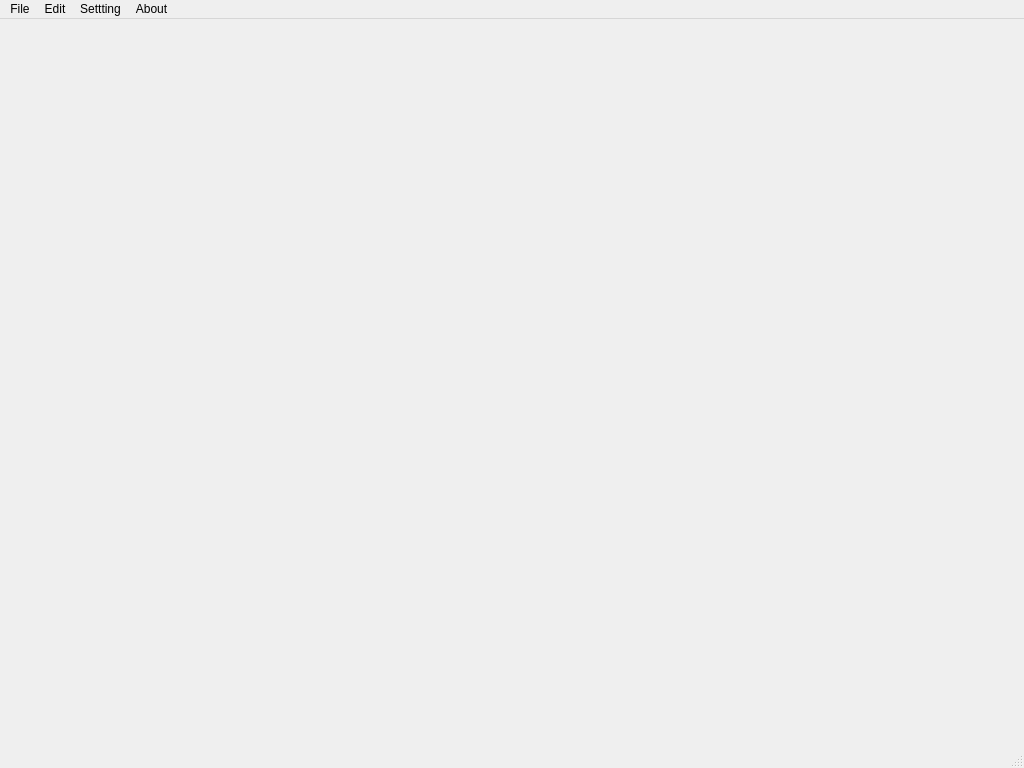
<?xml version="1.0" encoding="UTF-8"?>
<ui version="4.0">
 <class>MainWindow</class>
 <widget class="QMainWindow" name="MainWindow">
  <property name="geometry">
   <rect>
    <x>0</x>
    <y>0</y>
    <width>1024</width>
    <height>768</height>
   </rect>
  </property>
  <property name="windowTitle">
   <string>MainWindow</string>
  </property>
  <widget class="QWidget" name="centralwidget">
   <widget class="QWidget" name="new_project_page" native="true">
    <property name="geometry">
     <rect>
      <x>140</x>
      <y>120</y>
      <width>681</width>
      <height>461</height>
     </rect>
    </property>
   </widget>
  </widget>
  <widget class="QMenuBar" name="menubar">
   <property name="geometry">
    <rect>
     <x>0</x>
     <y>0</y>
     <width>1024</width>
     <height>23</height>
    </rect>
   </property>
   <widget class="QMenu" name="menu">
    <property name="title">
     <string>File</string>
    </property>
    <addaction name="actionNew"/>
    <addaction name="actionOpen"/>
    <addaction name="separator"/>
    <addaction name="actionSave"/>
    <addaction name="actionSave_as"/>
   </widget>
   <widget class="QMenu" name="menu_2">
    <property name="title">
     <string>About</string>
    </property>
    <addaction name="actionLog"/>
    <addaction name="separator"/>
    <addaction name="actionHelp"/>
    <addaction name="actionCheck_Update"/>
    <addaction name="separator"/>
    <addaction name="actionAbout"/>
   </widget>
   <widget class="QMenu" name="menuSettting">
    <property name="title">
     <string>Settting</string>
    </property>
    <widget class="QMenu" name="menuLanguage">
     <property name="title">
      <string>Language</string>
     </property>
     <addaction name="actionChinese"/>
     <addaction name="actionEnglish"/>
    </widget>
    <addaction name="menuLanguage"/>
   </widget>
   <widget class="QMenu" name="menuEdit">
    <property name="title">
     <string>Edit</string>
    </property>
    <addaction name="actionBack"/>
   </widget>
   <addaction name="menu"/>
   <addaction name="menuEdit"/>
   <addaction name="menuSettting"/>
   <addaction name="menu_2"/>
  </widget>
  <widget class="QStatusBar" name="statusbar"/>
  <action name="actionOpen">
   <property name="text">
    <string>Open</string>
   </property>
   <property name="shortcut">
    <string>Ctrl+O</string>
   </property>
  </action>
  <action name="actionSave">
   <property name="text">
    <string>Save</string>
   </property>
   <property name="shortcut">
    <string>Ctrl+S</string>
   </property>
  </action>
  <action name="actionSave_as">
   <property name="text">
    <string>Save as</string>
   </property>
   <property name="shortcut">
    <string>Ctrl+Shift+S</string>
   </property>
  </action>
  <action name="actionTemplate_1">
   <property name="text">
    <string>Template 1</string>
   </property>
   <property name="shortcut">
    <string>Ctrl+N, Ctrl+1</string>
   </property>
  </action>
  <action name="actionHelp">
   <property name="text">
    <string>Help</string>
   </property>
   <property name="shortcut">
    <string>F1</string>
   </property>
  </action>
  <action name="actionCheck_Update">
   <property name="text">
    <string>Check Update</string>
   </property>
  </action>
  <action name="actionAbout">
   <property name="text">
    <string>About</string>
   </property>
   <property name="shortcut">
    <string>F3</string>
   </property>
  </action>
  <action name="actionChinese">
   <property name="text">
    <string>Chinese</string>
   </property>
  </action>
  <action name="actionEnglish">
   <property name="text">
    <string>English</string>
   </property>
  </action>
  <action name="actionBack">
   <property name="text">
    <string>Back</string>
   </property>
  </action>
  <action name="actionLog">
   <property name="text">
    <string>Log</string>
   </property>
  </action>
  <action name="actionNew">
   <property name="text">
    <string>New</string>
   </property>
   <property name="shortcut">
    <string>Ctrl+N</string>
   </property>
  </action>
 </widget>
 <resources/>
 <connections/>
</ui>
